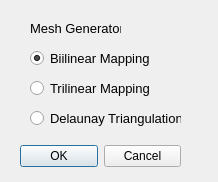
<?xml version="1.0" encoding="UTF-8"?>
<ui version="4.0">
 <class>MeshDomain</class>
 <widget class="QDialog" name="MeshDomain">
  <property name="geometry">
   <rect>
    <x>0</x>
    <y>0</y>
    <width>218</width>
    <height>182</height>
   </rect>
  </property>
  <property name="windowTitle">
   <string>Domain Meshing</string>
  </property>
  <widget class="QWidget" name="layoutWidget">
   <property name="geometry">
    <rect>
     <x>20</x>
     <y>140</y>
     <width>161</width>
     <height>33</height>
    </rect>
   </property>
   <layout class="QHBoxLayout">
    <property name="spacing">
     <number>6</number>
    </property>
    <property name="leftMargin">
     <number>0</number>
    </property>
    <property name="topMargin">
     <number>0</number>
    </property>
    <property name="rightMargin">
     <number>0</number>
    </property>
    <property name="bottomMargin">
     <number>0</number>
    </property>
    <item>
     <widget class="QPushButton" name="buttonOK">
      <property name="text">
       <string>OK</string>
      </property>
     </widget>
    </item>
    <item>
     <widget class="QPushButton" name="buttonCancel">
      <property name="text">
       <string>Cancel</string>
      </property>
     </widget>
    </item>
   </layout>
  </widget>
  <widget class="QLabel" name="labelMain">
   <property name="geometry">
    <rect>
     <x>30</x>
     <y>20</y>
     <width>91</width>
     <height>16</height>
    </rect>
   </property>
   <property name="font">
    <font>
     <pointsize>10</pointsize>
    </font>
   </property>
   <property name="text">
    <string>Mesh Generator:</string>
   </property>
  </widget>
  <widget class="QRadioButton" name="radioButtonTrilinear">
   <property name="geometry">
    <rect>
     <x>30</x>
     <y>80</y>
     <width>131</width>
     <height>17</height>
    </rect>
   </property>
   <property name="font">
    <font>
     <pointsize>10</pointsize>
    </font>
   </property>
   <property name="text">
    <string>Trilinear Mapping</string>
   </property>
   <property name="checked">
    <bool>false</bool>
   </property>
  </widget>
  <widget class="QRadioButton" name="radioButtonBilinear">
   <property name="geometry">
    <rect>
     <x>30</x>
     <y>50</y>
     <width>131</width>
     <height>17</height>
    </rect>
   </property>
   <property name="font">
    <font>
     <pointsize>10</pointsize>
    </font>
   </property>
   <property name="text">
    <string>Biilinear Mapping</string>
   </property>
   <property name="checked">
    <bool>true</bool>
   </property>
  </widget>
  <widget class="QRadioButton" name="radioButtonDelaunay">
   <property name="geometry">
    <rect>
     <x>30</x>
     <y>110</y>
     <width>151</width>
     <height>17</height>
    </rect>
   </property>
   <property name="font">
    <font>
     <pointsize>10</pointsize>
    </font>
   </property>
   <property name="text">
    <string>Delaunay Triangulation</string>
   </property>
   <property name="checked">
    <bool>false</bool>
   </property>
  </widget>
 </widget>
 <resources/>
 <connections>
  <connection>
   <sender>buttonOK</sender>
   <signal>clicked()</signal>
   <receiver>MeshDomain</receiver>
   <slot>accept()</slot>
   <hints>
    <hint type="sourcelabel">
     <x>278</x>
     <y>253</y>
    </hint>
    <hint type="destinationlabel">
     <x>96</x>
     <y>254</y>
    </hint>
   </hints>
  </connection>
  <connection>
   <sender>buttonCancel</sender>
   <signal>clicked()</signal>
   <receiver>MeshDomain</receiver>
   <slot>reject()</slot>
   <hints>
    <hint type="sourcelabel">
     <x>369</x>
     <y>253</y>
    </hint>
    <hint type="destinationlabel">
     <x>179</x>
     <y>282</y>
    </hint>
   </hints>
  </connection>
 </connections>
</ui>
